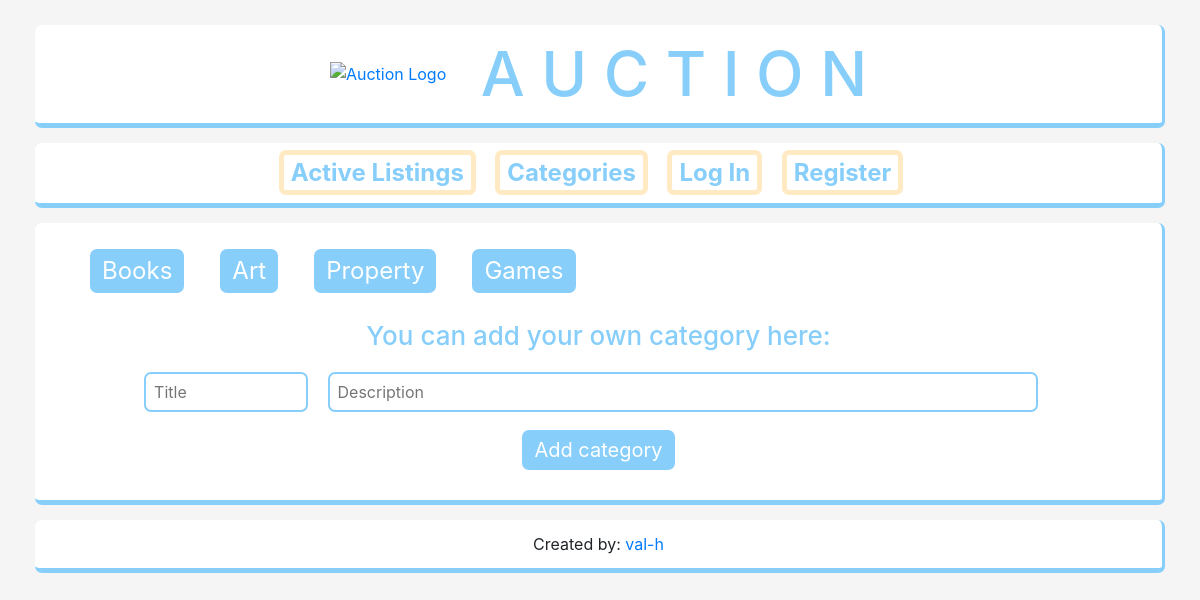
The page /categories/ on the database as committed earlier.
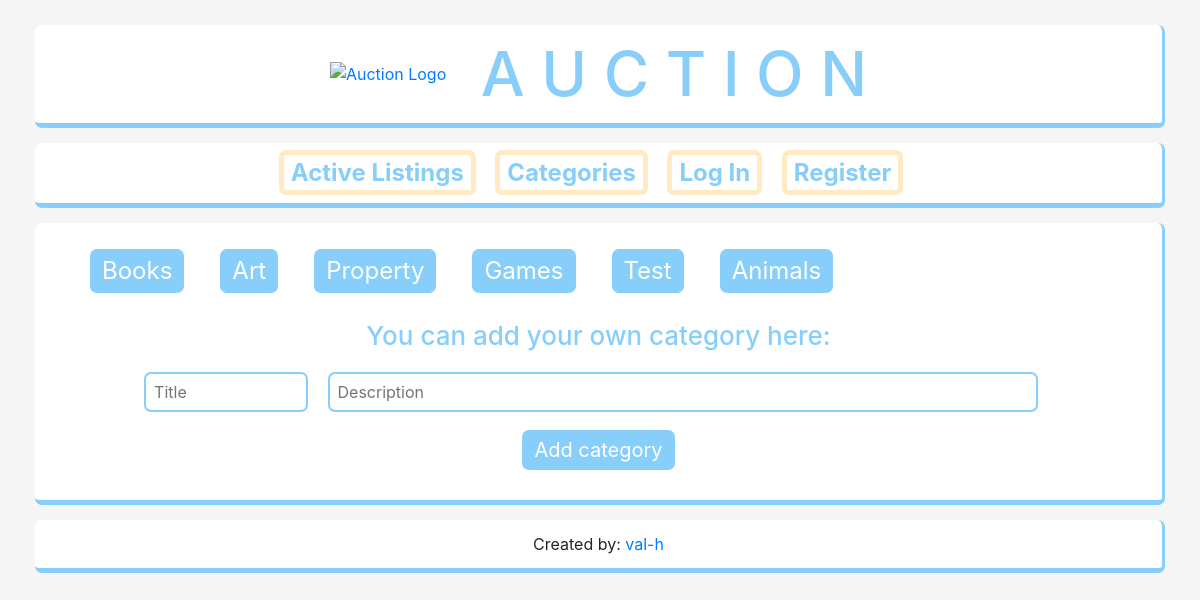
The same page on the database as committed later.
### auctions/models.py (models this page shows, shortened)
class Category(models.Model):
    title = models.CharField(max_length=40)
    description = models.TextField()

### auctions/views.py (the view)
# urls.py: path("categories/", views.categories_view, name='categories'),
def categories_view(request):
    categories = Category.objects.all()
    category_form = CategoryForm()
    return render(request, 'auctions/categories.html', {
        'categories': categories,
        'form': category_form,
    })

### auctions/forms.py
class CategoryForm(forms.ModelForm):
    class Meta:
        model = Category
        fields = [
            'title',
            'description',
        ]
        labels = {
            'title': '',
            'description': '',
        }
        widgets = {
            'title': forms.TextInput(attrs = {'placeholder': 'Title'}),
            'description': forms.TextInput(attrs = {'placeholder': 'Description'}),
        }

### auctions/templates/auctions/categories.html (shortened to what this page needs)
{% extends 'auctions/layout.html' %}
{% block body %}
    <div id="categories-container">
        {% for category in categories %}
            <div class="category-item">
                <a href="{% url 'auctions:category' category.id %}">{{ category.title }}</a>
            </div>
        {% empty %}
            <div>
                No listings available.
            </div>
{% endfor %}
    </div>
        <h3 id="main-secondary-title">You can add your own category here:</h3>
        <form id="categories-form" action="{% url 'auctions:add_category' %}" method="POST">
            {{ form }}
            <input id="form-submit-button" type="submit" value="Add category">
        </form>
{% endblock %}

Rows that differ between the two databases and show on the page:
added Category: title "Test"
added Category: title "Animals"
